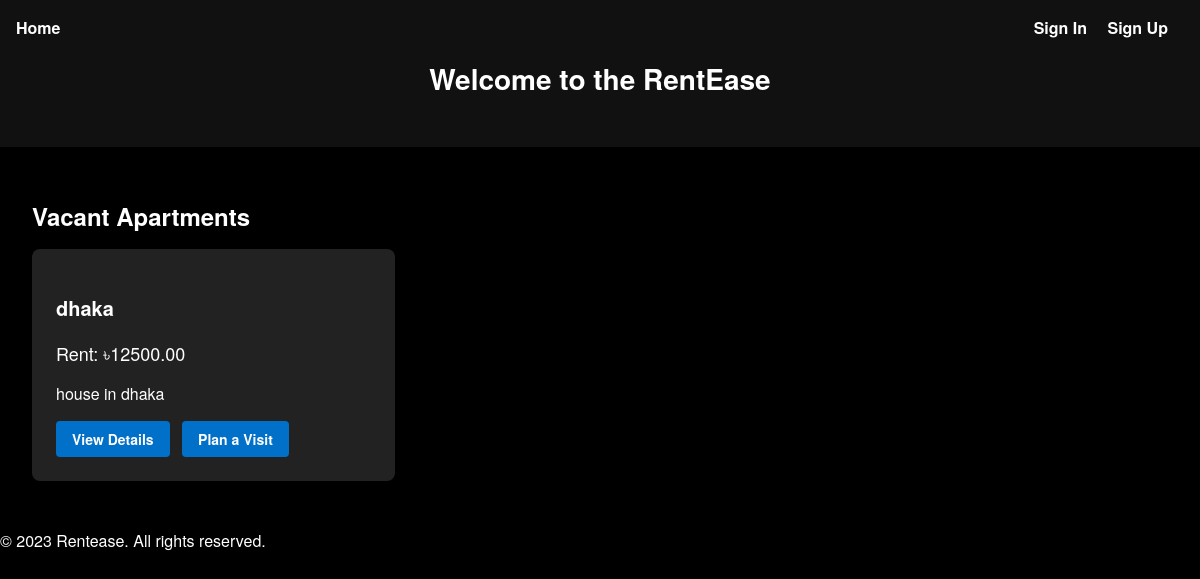
The app's page /, older data.
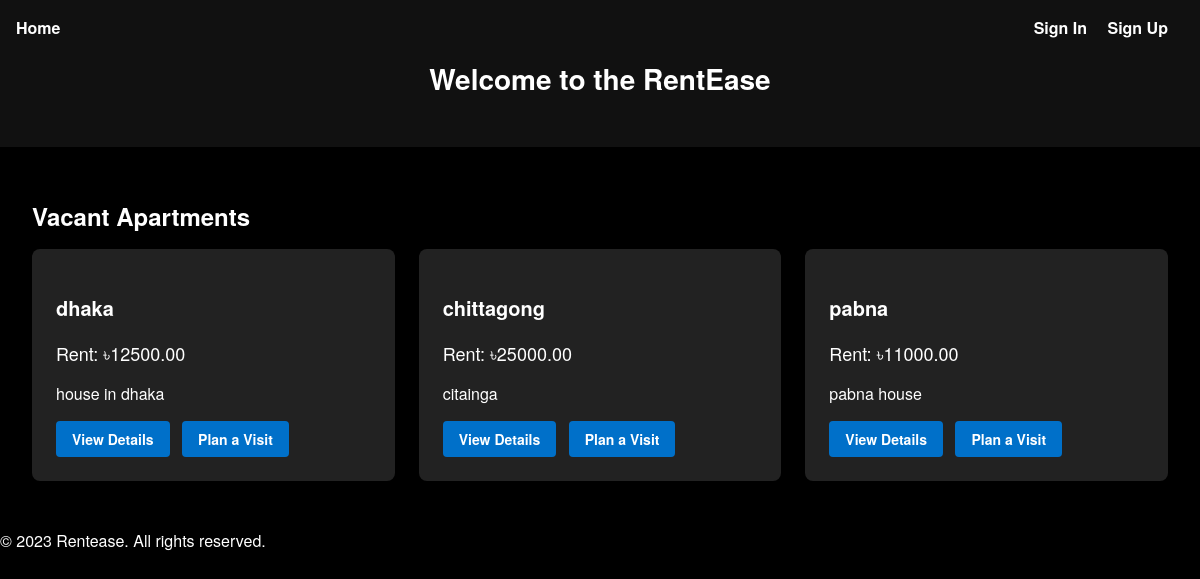
The same page, newer data.
### accounts/models.py (models this page shows, shortened)
class Apartment(models.Model):
    owner = models.ForeignKey(WebUser, on_delete=models.CASCADE)
    address = models.CharField(max_length=255)
    rent = models.DecimalField(max_digits=10, decimal_places=2)
    area = models.CharField(max_length=255)
    bedrooms = models.PositiveIntegerField()
    washrooms = models.PositiveIntegerField()
    description = models.TextField()
    short_description = models.CharField(max_length=255)
    is_vacant = models.BooleanField(default=True)

### accounts/views.py (the view)
# urls.py: path('', HomePageView.as_view(), name='home'),
class HomePageView(ListView):
    model = Apartment
    template_name = 'accounts/home.html'
    context_object_name = 'accounts'
    def get_queryset(self):
        return Apartment.objects.filter(is_vacant=True)
    def get_context_data(self, **kwargs):
        context = super().get_context_data(**kwargs)
        if self.request.user.is_authenticated:
            web_user = WebUser.objects.get(username=self.request.user.username)
            context['first_name'] = web_user.first_name
        return context

### accounts/templates/accounts/home.html (shortened to what this page needs)
{% load static %}
<!DOCTYPE html>
<html>
<head>
  <link rel="stylesheet" type="text/css" href="{% static 'accounts/style.css' %}">
</head>
<body>
  <header>
    <nav class="navbar">
      <div class="navbar-left">
        <a href="{% url 'home' %}" class="navbar-link">Home</a>
      </div>
      <div class="navbar-right">
        {% if user.is_authenticated %}
          <a href="{% url 'logout' %}" class="navbar-link">Sign Out</a>
          <a href="{% url 'profile' %}" class="navbar-link">Profile</a>
        {% else %}
          <a href="{% url 'login' %}" class="navbar-link">Sign In</a>
          <a href="{% url 'signup' %}" class="navbar-link">Sign Up</a>
        {% endif %}
      </div>
    </nav>
    <h1>Welcome to the RentEase</h1>
  </header>
  <main>
    <h2>Vacant Apartments</h2>
    {% if accounts %}
      <div class="apartment-container">
        {% for apartment in accounts %}
          <div class="apartment-item">
            <h3 class="apartment-address">{{ apartment.address }}</h3>
            <p class="apartment-rent">Rent: ৳{{ apartment.rent }}</p>
            <p class="apartment-description">{{ apartment.short_description }}</p>
            <a href="{% url 'apartment_details' apartment.id %}" class="details-button">View Details</a>
            <a href="{% url 'plan_visit' apartment.id %}" class="visit-button">Plan a Visit</a>
          </div>
        {% endfor %}
      </div>
    {% else %}
      <p class="no-apartments-message">No vacant apartments available.</p>
    {% endif %}
  </main>
  <footer>
    <p>&copy; 2023 Rentease. All rights reserved.</p>
  </footer>
</body>
</html>

Row changes from the older to the newer data that the page shows:
added Apartment: address "chittagong", rent "25000.00", short_description "citainga"
added Apartment: address "pabna", rent "11000.00", short_description "pabna house"
